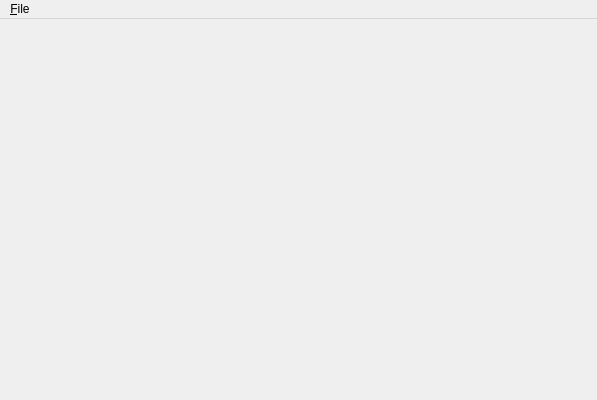
<?xml version="1.0" encoding="UTF-8"?>
<ui version="4.0">
 <class>Insta360StudioClass</class>
 <widget class="QMainWindow" name="Insta360StudioClass">
  <property name="geometry">
   <rect>
    <x>0</x>
    <y>0</y>
    <width>597</width>
    <height>400</height>
   </rect>
  </property>
  <property name="windowTitle">
   <string>Insta360Studio</string>
  </property>
  <widget class="QWidget" name="centralWidget"/>
  <widget class="QMenuBar" name="menuBar">
   <property name="geometry">
    <rect>
     <x>0</x>
     <y>0</y>
     <width>597</width>
     <height>23</height>
    </rect>
   </property>
   <widget class="QMenu" name="menu_File">
    <property name="title">
     <string>&amp;File</string>
    </property>
    <addaction name="action_Open_File"/>
    <addaction name="action_Open_Live_Stream"/>
    <addaction name="action_Quit"/>
   </widget>
   <addaction name="menu_File"/>
  </widget>
  <action name="action_Open_File">
   <property name="text">
    <string>&amp;Open File</string>
   </property>
  </action>
  <action name="action_Open_Live_Stream">
   <property name="text">
    <string>Open Live Stream</string>
   </property>
  </action>
  <action name="action_Quit">
   <property name="text">
    <string>&amp;Quit</string>
   </property>
  </action>
 </widget>
 <layoutdefault spacing="6" margin="11"/>
 <resources>
  <include location="../Resources/insta360studio.qrc"/>
 </resources>
 <connections/>
</ui>
